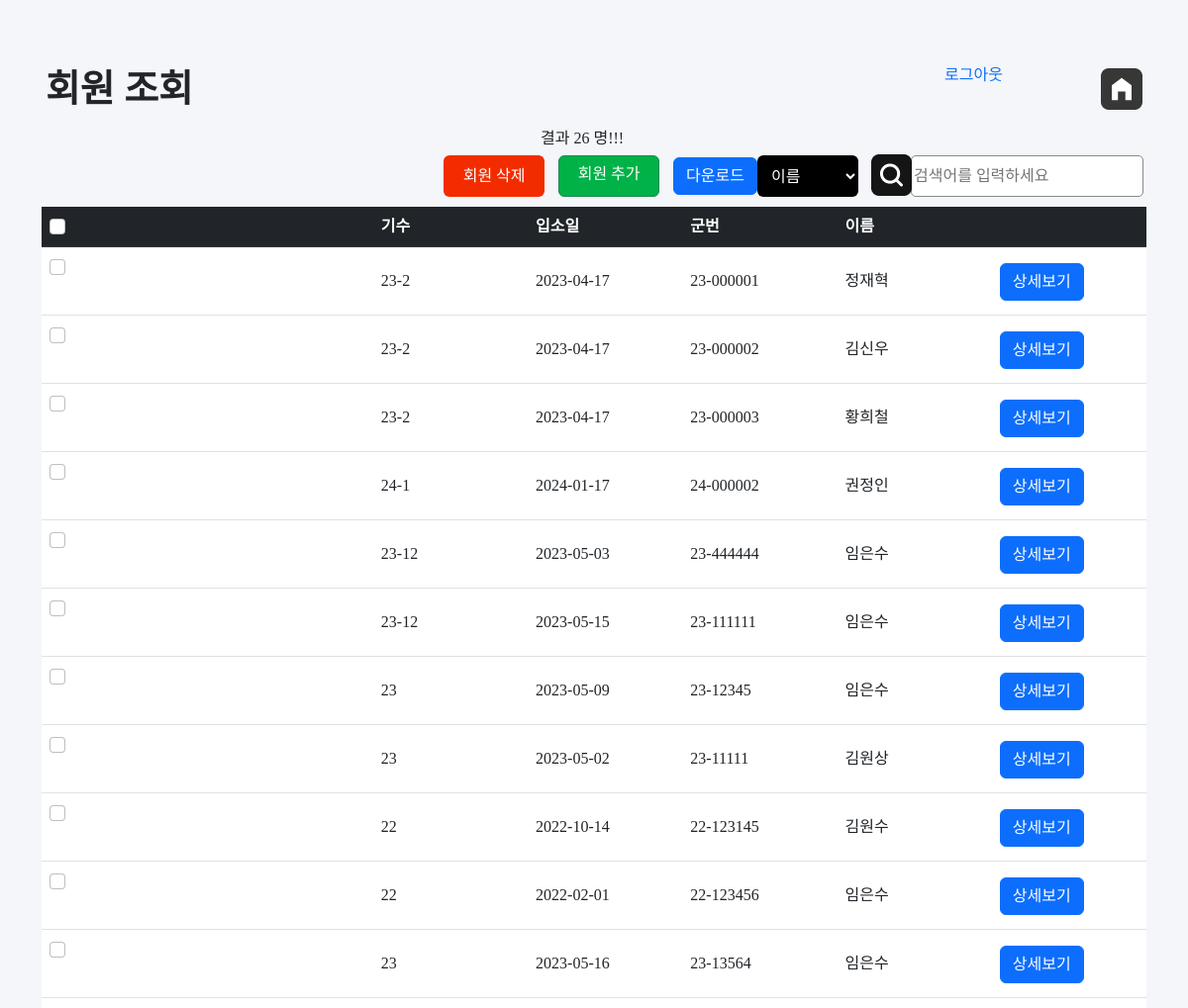
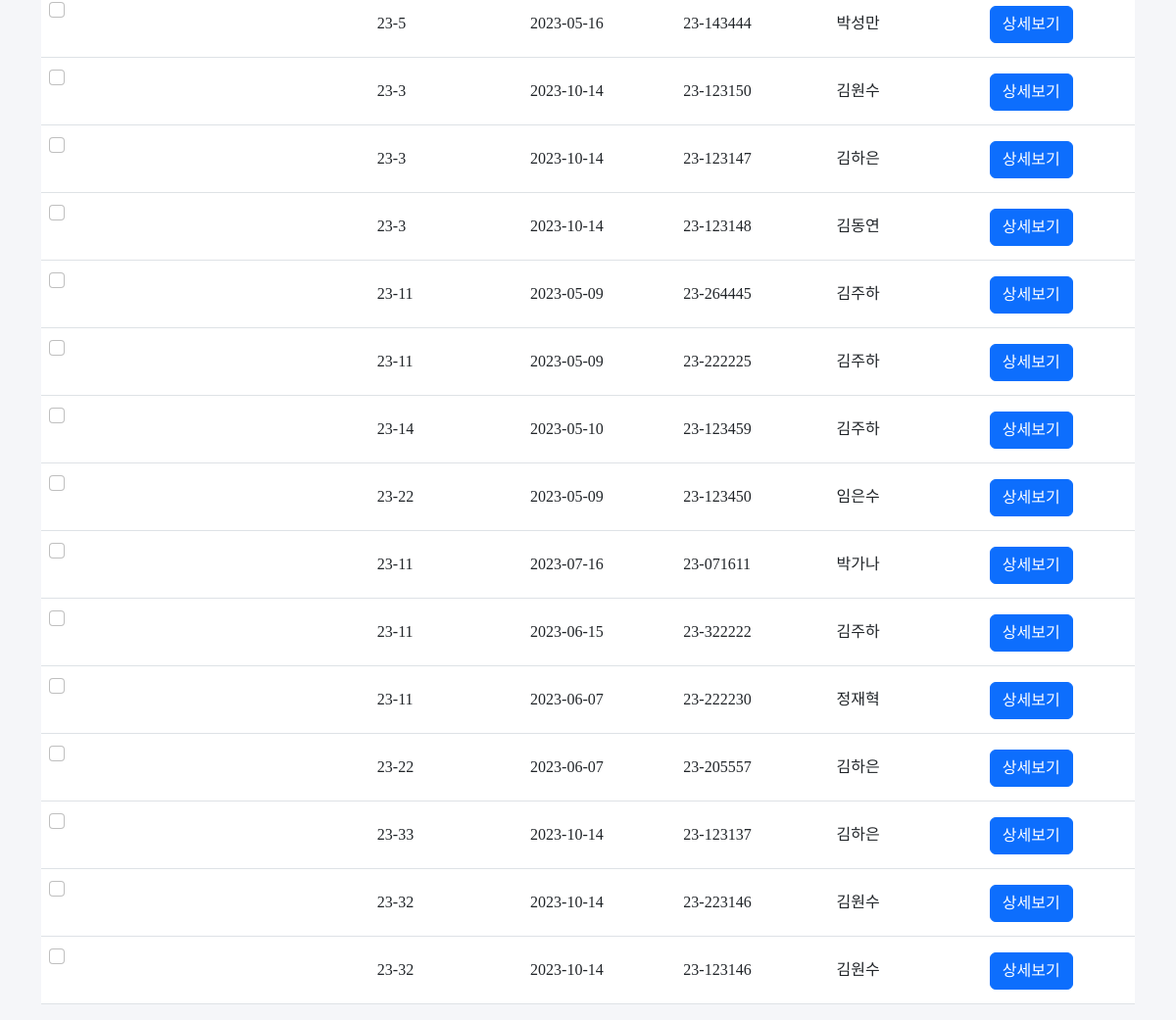
/search.php (signed in), run on the app's committed database (2 pictures, top to bottom).
### tables this page shows
CREATE TABLE `member` (
  `id` int(11) NOT NULL,
  `num` varchar(10) NOT NULL,
  `class` varchar(10) NOT NULL,
  `date` date NOT NULL,
  `memID` varchar(20) NOT NULL,
  `name` varchar(20) NOT NULL,
  `password` varchar(20) NOT NULL
);

### search.php (the view, shortened to what this page needs)
<?php
if(!isset($_SESSION["login"]))
{
    header('location: index.php');
}
else{
?>
<!DOCTYPE html>
<html lang="en">
<head>
    <link rel="stylesheet" href="style.css">
    <link rel="stylesheet" href="src/bootstrap.min.css">
    <link rel="stylesheet" href="src/style.css">
    <link rel="stylesheet" href="https://cdnjs.cloudflare.com/ajax/libs/font-awesome/4.7.0/css/font-awesome.min.css">
</head>
<body>
<div class="container p-3 mt-5">
        <h2>회원 조회</h2>
        <div id="top-right">
            <div id="btnlogout">
                <a href="logout.php">로그아웃</a>
                <a id="home" href="list.php">
                    <img src="imgs/home.png">
                </a>
            </div>
        </div>
    </div>
    <div class="container mt-3 p-3">
        <div id="right">
            <button type="button" id="btndelete" class="btn" onclick="checkCheckbox()">회원 삭제</button>
            <a href="add.php" type="button" id="btnadd" class="btn btn-success">회원 추가 </a>
            <a href="export.php" class="btn btn-primary">다운로드</a>
            <form action="search.php" method="post">
                <select name="searchoption" id="searchoption">
                    <option value ="name">이름</option>
                </select>
                <input type="text" id="txtSearch" placeholder="검색어를 입력하세요" name="txtsearch" >
                <button id="btnSearch" type="submit"><img src="imgs/search.png"></button>
            </form>
        </div>
    </div>
    <div class="container" >
    <?php
    require 'config.php';
                    if((!isset($_POST["searchoption"])||$_POST["searchoption"]=="")&&(!isset($_POST["txtsearch"]) ||$_POST["txtsearch"]==""))
                    {
                        $sql = "SELECT * FROM member";
                    }
                $result = $conn->query($sql);
                $num = $result->num_rows;
                echo "결과 ".$num." 명!!!";
            ?>
    </div>
    <div class="container">
        <table class="table">
        <form method="get" action="delete.php" name="listmember">
            <thead class="table-dark">
            <tr>
                <th ><input class="form-check-input" type="checkbox" id="myCheck" onclick="checkall()"></th>
                <th class="listcol">기수</th>
                <th class="listcol">입소일</th>
                <th class="listcol">군번</th>
                <th class="listcol">이름</th>
                <th class="listcol">&nbsp;</th>
            </tr>
            </thead>
            <tbody>
            <?php
                if ($result->num_rows > 0) {
                    $num=0;
                    while($row = $result->fetch_assoc()) {
                    $memberID = $row['id'];
            ?>
            <tr>
                <td><input class="form-check-input" type="checkbox" id="myCheck<?php  echo $num;?>" name="mem[]" value="<?php echo $row['id'];?>"></td>
                <td><?php echo $row['num']; ?></td>
                <td><?php echo $row['date']; ?></td>
                <td><?php echo $row['memID']; ?></td>
                <td><?php echo $row['name']; ?></td>
                <td><a href="view.php?memID=<?php echo $memberID ?>" class="btn btn-primary" >상세보기</a></td>
            </tr>
            <?php
                $num+=1;
            }
            } else {
            }
            ?>
            </tbody>
            </form>
        </table>
    </div>
</body>
</html>
<?php
}
?>

### jangseong/src/style.css (style rules this page uses)
* { margin: 0; }
body { background: #F5F6F9; font-family: 'Pretendard'; line-height: 24px !important; font-size: 16px !important; }
h2 { width: 500px; float: left; font-size: 37.9px; font-weight: 700; line-height: 53.06px; font-family: 'Pretendard'; padding-bottom: 32px; }
#home { float: right; margin-top: 5px; }
#home img { width: 42px; }
button { font-size: 16px !important; line-height: 150%; margin: 0px; }
#right { float: right; margin-bottom: 10px; }
#top-right { width: 200px; float: right; }
#btndelete { background: #F32C00; color: #fff; width: 102px; height: 42px; margin-right: 10px; }
#btnadd { background: #00B247; width: 102px; height: 42px; margin-right: 10px; }
#btnSearch { border: 0px; background: none; cursor: pointer; height: 40px; width: 40px; float: right; }
#btnSearch img { width: 41px; height: 42; position: relative; top: -2px; left: -5px; }
#right form { float: right; }
#searchoption { background: #000; width: 102px; height: 42px; border-radius: 6px; float: left; margin-right: 12px; padding-right: 25px; }
#txtSearch { width: 235px; height: 42px; border: 1px #898989 solid; float: right; border-radius: 5px; position: relative; left: 1px; }
#right form select { color: #fff; border: 0px; height: 42px; padding: 0px 10px; }
tbody tr { line-height: 52px; }
a { text-decoration: none; }
table { font-size: 16px; }
tr { background: #fff; }
.listcol { width: 14%; }

### data on the page
member: num "23-2", date "2023-04-17", memID "23-000001", name "정재혁"
member: num "23-2", date "2023-04-17", memID "23-000002", name "김신우"
member: num "23-2", date "2023-04-17", memID "23-000003", name "황희철"
member: num "24-1", date "2024-01-17", memID "24-000002", name "권정인"
member: num "23-12", date "2023-05-03", memID "23-444444", name "임은수"
member: num "23-12", date "2023-05-15", memID "23-111111", name "임은수"
member: num "23", date "2023-05-09", memID "23-12345", name "임은수"
member: num "23", date "2023-05-02", memID "23-11111", name "김원상"
member: num "22", date "2022-10-14", memID "22-123145", name "김원수"
member: num "22", date "2022-02-01", memID "22-123456", name "임은수"
member: num "23", date "2023-05-16", memID "23-13564", name "임은수"
member: num "23-5", date "2023-05-16", memID "23-143444", name "박성만"
member: num "23-3", date "2023-10-14", memID "23-123150", name "김원수"
member: num "23-3", date "2023-10-14", memID "23-123147", name "김하은"
member: num "23-3", date "2023-10-14", memID "23-123148", name "김동연"
member: num "23-11", date "2023-05-09", memID "23-264445", name "김주하"
member: num "23-11", date "2023-05-09", memID "23-222225", name "김주하"
member: num "23-14", date "2023-05-10", memID "23-123459", name "김주하"
member: num "23-22", date "2023-05-09", memID "23-123450", name "임은수"
member: num "23-11", date "2023-07-16", memID "23-071611", name "박가나"
member: num "23-11", date "2023-06-15", memID "23-322222", name "김주하"
member: num "23-11", date "2023-06-07", memID "23-222230", name "정재혁"
member: num "23-22", date "2023-06-07", memID "23-205557", name "김하은"
member: num "23-33", date "2023-10-14", memID "23-123137", name "김하은"
member: num "23-32", date "2023-10-14", memID "23-223146", name "김원수"
member: num "23-32", date "2023-10-14", memID "23-123146", name "김원수"

### other printed values
$num "26"
